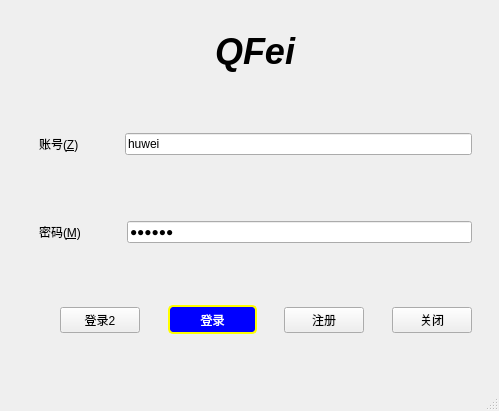
<?xml version="1.0" encoding="UTF-8"?>
<ui version="4.0">
 <class>MainWindow</class>
 <widget class="QMainWindow" name="MainWindow">
  <property name="geometry">
   <rect>
    <x>0</x>
    <y>0</y>
    <width>499</width>
    <height>411</height>
   </rect>
  </property>
  <property name="windowTitle">
   <string>MainWindow</string>
  </property>
  <widget class="QWidget" name="centralwidget">
   <widget class="QWidget" name="widget" native="true">
    <property name="geometry">
     <rect>
      <x>30</x>
      <y>10</y>
      <width>451</width>
      <height>351</height>
     </rect>
    </property>
    <layout class="QVBoxLayout" name="verticalLayout">
     <item>
      <widget class="QWidget" name="widget_5" native="true">
       <layout class="QHBoxLayout" name="horizontalLayout_4">
        <item>
         <spacer name="horizontalSpacer_4">
          <property name="orientation">
           <enum>Qt::Horizontal</enum>
          </property>
          <property name="sizeHint" stdset="0">
           <size>
            <width>40</width>
            <height>20</height>
           </size>
          </property>
         </spacer>
        </item>
        <item>
         <widget class="QLabel" name="label">
          <property name="font">
           <font>
            <pointsize>27</pointsize>
            <italic>true</italic>
            <bold>true</bold>
           </font>
          </property>
          <property name="text">
           <string>QFei</string>
          </property>
         </widget>
        </item>
        <item>
         <spacer name="horizontalSpacer_5">
          <property name="orientation">
           <enum>Qt::Horizontal</enum>
          </property>
          <property name="sizeHint" stdset="0">
           <size>
            <width>40</width>
            <height>20</height>
           </size>
          </property>
         </spacer>
        </item>
       </layout>
      </widget>
     </item>
     <item>
      <spacer name="verticalSpacer">
       <property name="orientation">
        <enum>Qt::Vertical</enum>
       </property>
       <property name="sizeType">
        <enum>QSizePolicy::Fixed</enum>
       </property>
       <property name="sizeHint" stdset="0">
        <size>
         <width>20</width>
         <height>5</height>
        </size>
       </property>
      </spacer>
     </item>
     <item>
      <widget class="QWidget" name="widget_2" native="true">
       <layout class="QHBoxLayout" name="horizontalLayout_2">
        <item>
         <widget class="QLabel" name="label_2">
          <property name="text">
           <string>账号(&amp;Z)</string>
          </property>
          <property name="buddy">
           <cstring>lineEdit</cstring>
          </property>
         </widget>
        </item>
        <item>
         <spacer name="horizontalSpacer_6">
          <property name="orientation">
           <enum>Qt::Horizontal</enum>
          </property>
          <property name="sizeType">
           <enum>QSizePolicy::Minimum</enum>
          </property>
          <property name="sizeHint" stdset="0">
           <size>
            <width>40</width>
            <height>20</height>
           </size>
          </property>
         </spacer>
        </item>
        <item>
         <widget class="QtMaterialAutoComplete" name="lineEdit">
          <property name="text">
           <string>huwei</string>
          </property>
         </widget>
        </item>
       </layout>
      </widget>
     </item>
     <item>
      <widget class="QWidget" name="widget_3" native="true">
       <layout class="QHBoxLayout" name="horizontalLayout">
        <item>
         <widget class="QLabel" name="label_3">
          <property name="text">
           <string>密码(&amp;M)</string>
          </property>
          <property name="buddy">
           <cstring>lineEdit_2</cstring>
          </property>
         </widget>
        </item>
        <item>
         <spacer name="horizontalSpacer_7">
          <property name="orientation">
           <enum>Qt::Horizontal</enum>
          </property>
          <property name="sizeType">
           <enum>QSizePolicy::Minimum</enum>
          </property>
          <property name="sizeHint" stdset="0">
           <size>
            <width>40</width>
            <height>20</height>
           </size>
          </property>
         </spacer>
        </item>
        <item>
         <widget class="QtMaterialAutoComplete" name="lineEdit_2">
          <property name="text">
           <string>123456</string>
          </property>
          <property name="echoMode">
           <enum>QLineEdit::Password</enum>
          </property>
         </widget>
        </item>
       </layout>
      </widget>
     </item>
     <item>
      <widget class="QWidget" name="widget_4" native="true">
       <layout class="QHBoxLayout" name="horizontalLayout_3">
        <item>
         <spacer name="horizontalSpacer_2">
          <property name="orientation">
           <enum>Qt::Horizontal</enum>
          </property>
          <property name="sizeHint" stdset="0">
           <size>
            <width>40</width>
            <height>20</height>
           </size>
          </property>
         </spacer>
        </item>
        <item>
         <widget class="QPushButton" name="pushButton_4">
          <property name="text">
           <string>登录2</string>
          </property>
         </widget>
        </item>
        <item>
         <spacer name="horizontalSpacer_8">
          <property name="orientation">
           <enum>Qt::Horizontal</enum>
          </property>
          <property name="sizeHint" stdset="0">
           <size>
            <width>40</width>
            <height>20</height>
           </size>
          </property>
         </spacer>
        </item>
        <item>
         <widget class="QPushButton" name="pushButton">
          <property name="sizePolicy">
           <sizepolicy hsizetype="Fixed" vsizetype="Fixed">
            <horstretch>0</horstretch>
            <verstretch>0</verstretch>
           </sizepolicy>
          </property>
          <property name="minimumSize">
           <size>
            <width>89</width>
            <height>29</height>
           </size>
          </property>
          <property name="styleSheet">
           <string notr="true">QPushButton { background-color: blue; color: white; border-radius: 5px; border: 2px solid yellow; }
QPushButton:hover { background-color: red; }</string>
          </property>
          <property name="text">
           <string>登录</string>
          </property>
         </widget>
        </item>
        <item>
         <spacer name="horizontalSpacer">
          <property name="orientation">
           <enum>Qt::Horizontal</enum>
          </property>
          <property name="sizeHint" stdset="0">
           <size>
            <width>40</width>
            <height>20</height>
           </size>
          </property>
         </spacer>
        </item>
        <item>
         <widget class="QPushButton" name="pushButton_2">
          <property name="styleSheet">
           <string notr="true"> QPushButton:open { /* when the button has its menu open */
     background-color: qlineargradient(x1: 0, y1: 0, x2: 0, y2: 1,
                                       stop: 0 #dadbde, stop: 1 #f6f7fa);
 }

 QPushButton::menu-indicator {
     image: url(menu_indicator.png);
     subcontrol-origin: padding;
     subcontrol-position: bottom right;
 }

 QPushButton::menu-indicator:pressed, QPushButton::menu-indicator:open {
     position: relative;
     top: 2px; left: 2px; /* shift the arrow by 2 px */
 }
</string>
          </property>
          <property name="text">
           <string>注册</string>
          </property>
         </widget>
        </item>
        <item>
         <spacer name="horizontalSpacer_3">
          <property name="orientation">
           <enum>Qt::Horizontal</enum>
          </property>
          <property name="sizeHint" stdset="0">
           <size>
            <width>40</width>
            <height>20</height>
           </size>
          </property>
         </spacer>
        </item>
        <item>
         <widget class="QPushButton" name="pushButton_3">
          <property name="text">
           <string>关闭</string>
          </property>
         </widget>
        </item>
       </layout>
      </widget>
     </item>
    </layout>
   </widget>
  </widget>
  <widget class="QMenuBar" name="menubar">
   <property name="geometry">
    <rect>
     <x>0</x>
     <y>0</y>
     <width>499</width>
     <height>26</height>
    </rect>
   </property>
  </widget>
  <widget class="QStatusBar" name="statusbar"/>
 </widget>
 <customwidgets>
  <customwidget>
   <class>QtMaterialAutoComplete</class>
   <extends>QLineEdit</extends>
   <header location="global">qtmaterialautocomplete.h</header>
  </customwidget>
 </customwidgets>
 <resources/>
 <connections/>
</ui>
